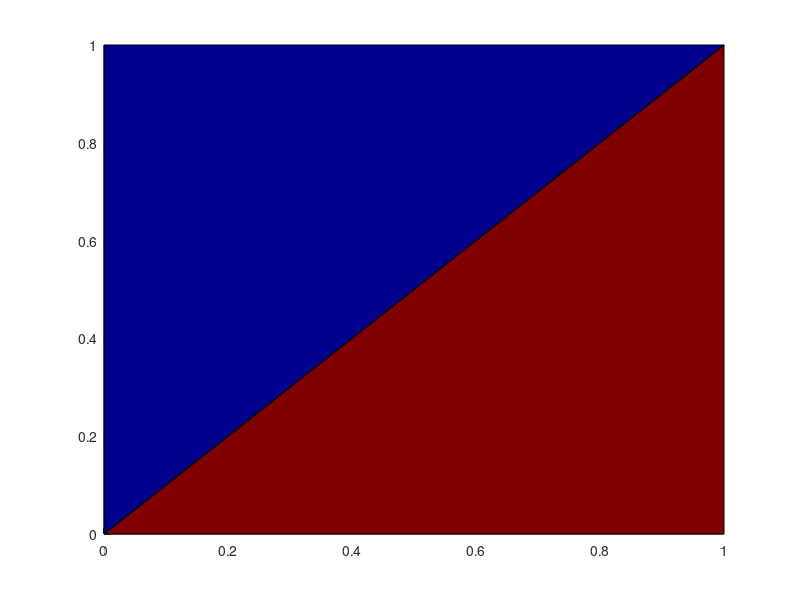

This figure's MATLAB source: (Note: this script raises an error after producing the figure.)
%=============================================================================
% Copyright (c) 2016-present Allan CORNET (Nelson)
%=============================================================================
% This file is part of Nelson.
%=============================================================================
% LICENCE_BLOCK_BEGIN
% SPDX-License-Identifier: LGPL-3.0-or-later
% LICENCE_BLOCK_END
%=============================================================================
% <--ADV-CLI MODE-->
%=============================================================================
f = figure('Position', [120 120 640 480]);
colormap(jet(64));
x = [0 0; 1 1; 1 0];
y = [0 0; 0 1; 1 1];
patch(x, y, [32 1]);
frame = assert_opengl_patch_frame(f);
redPixels = frame(:, :, 1) > 90 & frame(:, :, 2) < 120 & frame(:, :, 3) < 140;
bluePixels = frame(:, :, 3) > 90 & frame(:, :, 1) < 120 & frame(:, :, 2) < 160;
asserts.istrue(nnz(redPixels) > numel(redPixels) * 0.002);
asserts.istrue(nnz(bluePixels) > numel(bluePixels) * 0.002);
[redRows, redCols] = find(redPixels);
[blueRows, blueCols] = find(bluePixels);
asserts.istrue(mean(redRows) < mean(blueRows));
asserts.istrue(mean(redCols) < mean(blueCols));
close(f);
%=============================================================================
